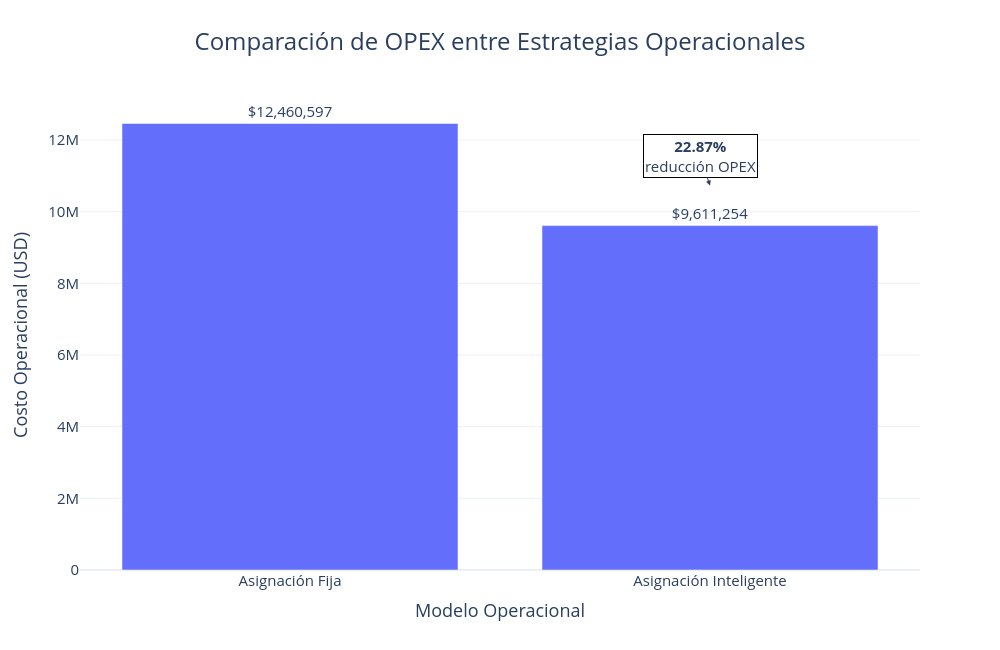

Notebook code for this chart:
### Markdown cell above
### 5.1 KPIs Financieros del Modelo Inteligente de Optimización

A continuación, se presentan los indicadores ejecutivos del modelo híbrido de Inteligencia Artificial + Optimización Operacional.

La simulación compara:

- asignación fija tradicional,
- versus asignación dinámica inteligente.

Los KPIs permiten evaluar:

- reducción de OPEX,
- ahorro económico,
- y cantidad de camiones optimizados por el algoritmo.

### Code cell
import pandas as pd
import plotly.express as px

# DATAFRAME

df_costos = pd.DataFrame({"Escenario": [ "Asignación Fija", "Asignación Inteligente" ],"OPEX_USD": [ costo_fijo_total, costo_opt_total]})

# DIFERENCIA %

reduccion = ((costo_fijo_total-costo_opt_total)/costo_fijo_total) * 100

# GRÁFICO

fig = px.bar(

    df_costos,
    x="Escenario",
    y="OPEX_USD",
    text="OPEX_USD",
    template="plotly_white",
    title="Comparación de OPEX entre Estrategias Operacionales"
)

# PERSONALIZACIÓN

fig.update_traces(
    texttemplate="$%{text:,.0f}",
    textposition="outside"
)

fig.update_layout(
    title_x=0.5,
    title_font_size=24,
    xaxis_title="Modelo Operacional",
    yaxis_title="Costo Operacional (USD)",
    height=650,
    width=1000,
    font=dict(size=15)
)

# ANOTACIÓN

fig.add_annotation(

    x="Asignación Inteligente",
    y=costo_opt_total,
    text=(f"<b>{reduccion:.2f}%</b><br>"f"reducción OPEX"),
    showarrow=True,
    arrowhead=2,
    yshift=40,
    bordercolor="black",
    borderwidth=1,
    bgcolor="white"
)

# MOSTRAR

fig.show()

### Figure 1 — Plotly figure (JSON) as saved in the notebook; plotly's stock layout.template omitted (floating-point values rounded to 4 significant figures)
{"data": [{"hovertemplate": "Escenario=%{x}<br>OPEX_USD=%{text}<extra></extra>", "legendgroup": "", "marker": {"color": "#636efa", "pattern": {"shape": ""}}, "name": "", "orientation": "v", "showlegend": false, "text": [12460000.0, 9611000.0], "textposition": "outside", "texttemplate": "$%{text:,.0f}", "type": "bar", "x": ["Asignación Fija", "Asignación Inteligente"], "xaxis": "x", "y": [12460000.0, 9611000.0], "yaxis": "y"}], "layout": {"annotations": [{"arrowhead": 2, "bgcolor": "white", "bordercolor": "black", "borderwidth": 1, "showarrow": true, "text": "<b>22.87%</b><br>reducción OPEX", "x": "Asignación Inteligente", "y": 9611000.0, "yshift": 40}], "barmode": "relative", "font": {"size": 15}, "height": 650, "legend": {"tracegroupgap": 0}, "title": {"font": {"size": 24}, "text": "Comparación de OPEX entre Estrategias Operacionales", "x": 0.5}, "width": 1000, "xaxis": {"anchor": "y", "domain": [0, 1], "title": {"text": "Modelo Operacional"}}, "yaxis": {"anchor": "x", "domain": [0, 1], "title": {"text": "Costo Operacional (USD)"}}}}
